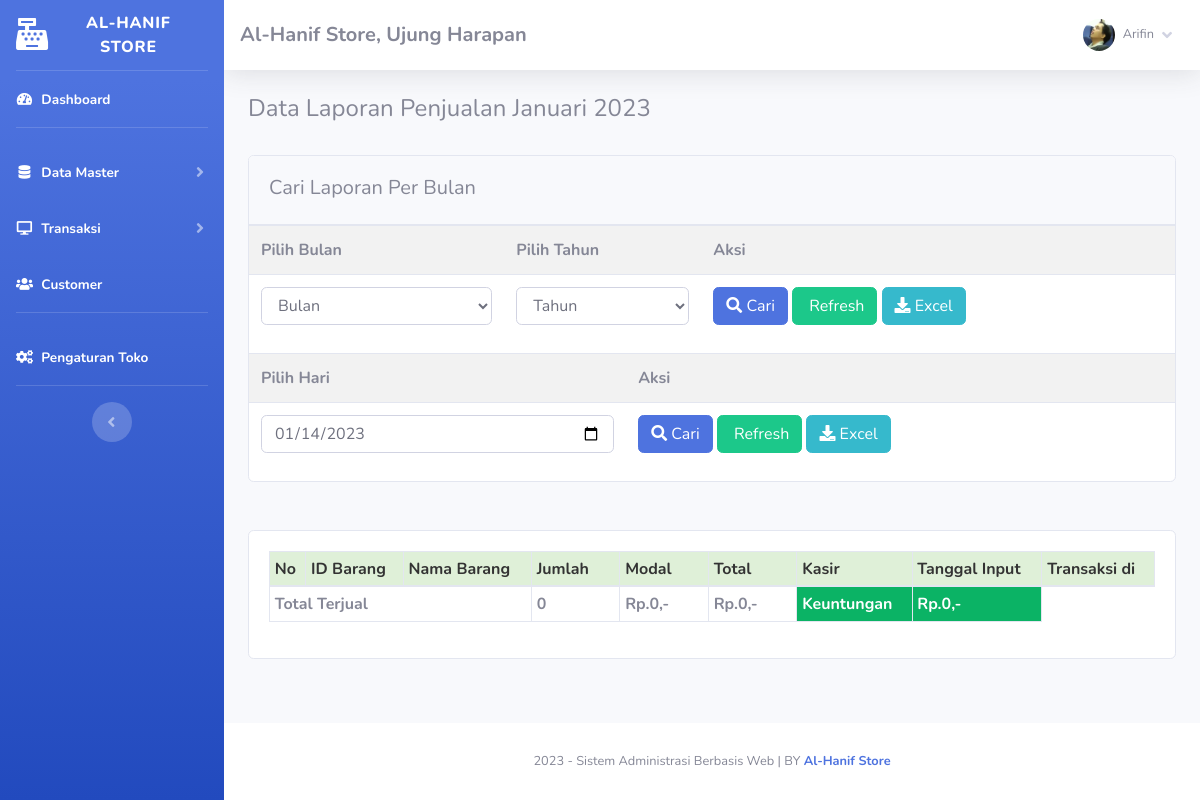
Page /index.php?page=laporan (signed in) on the earlier database version.
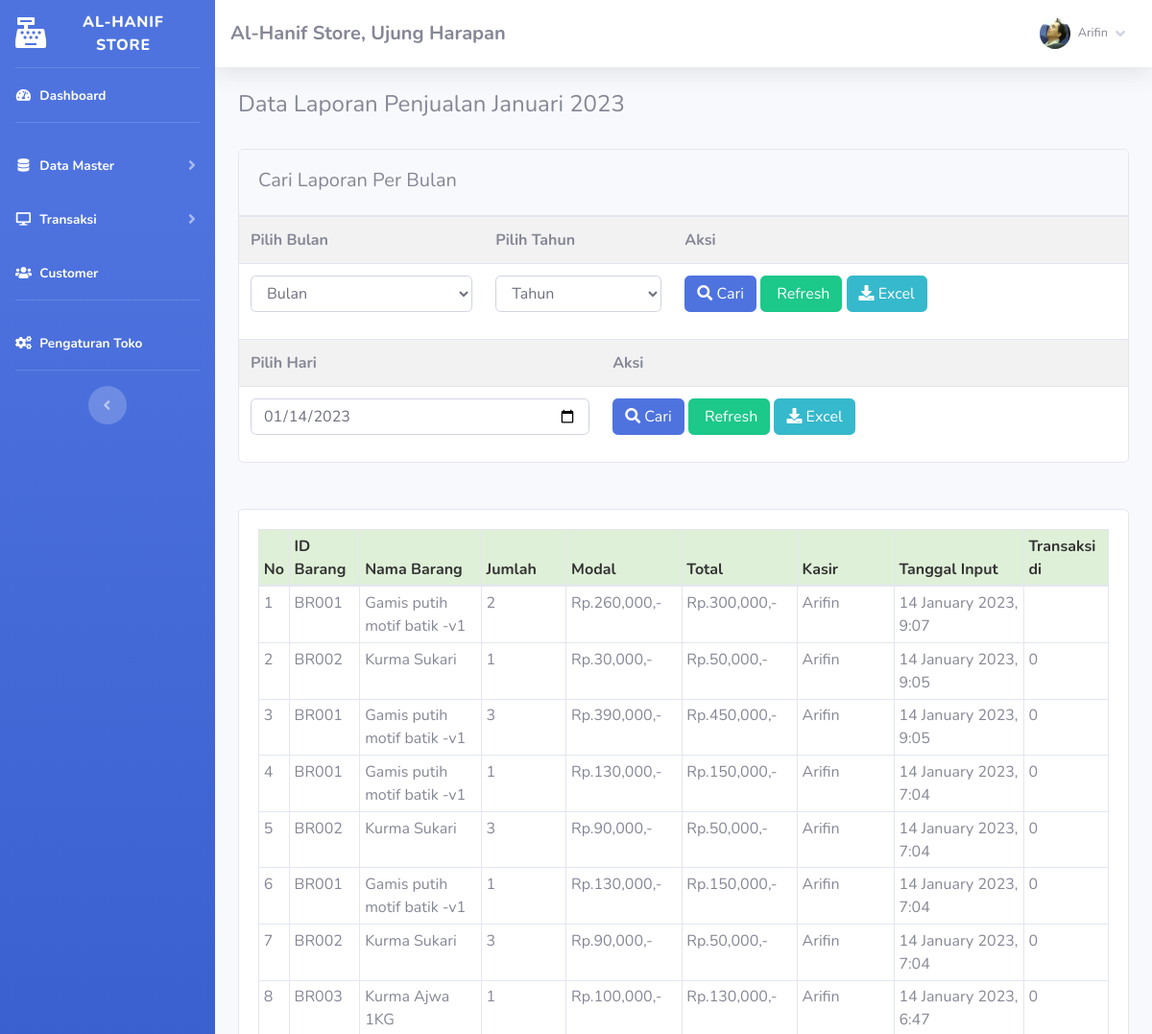
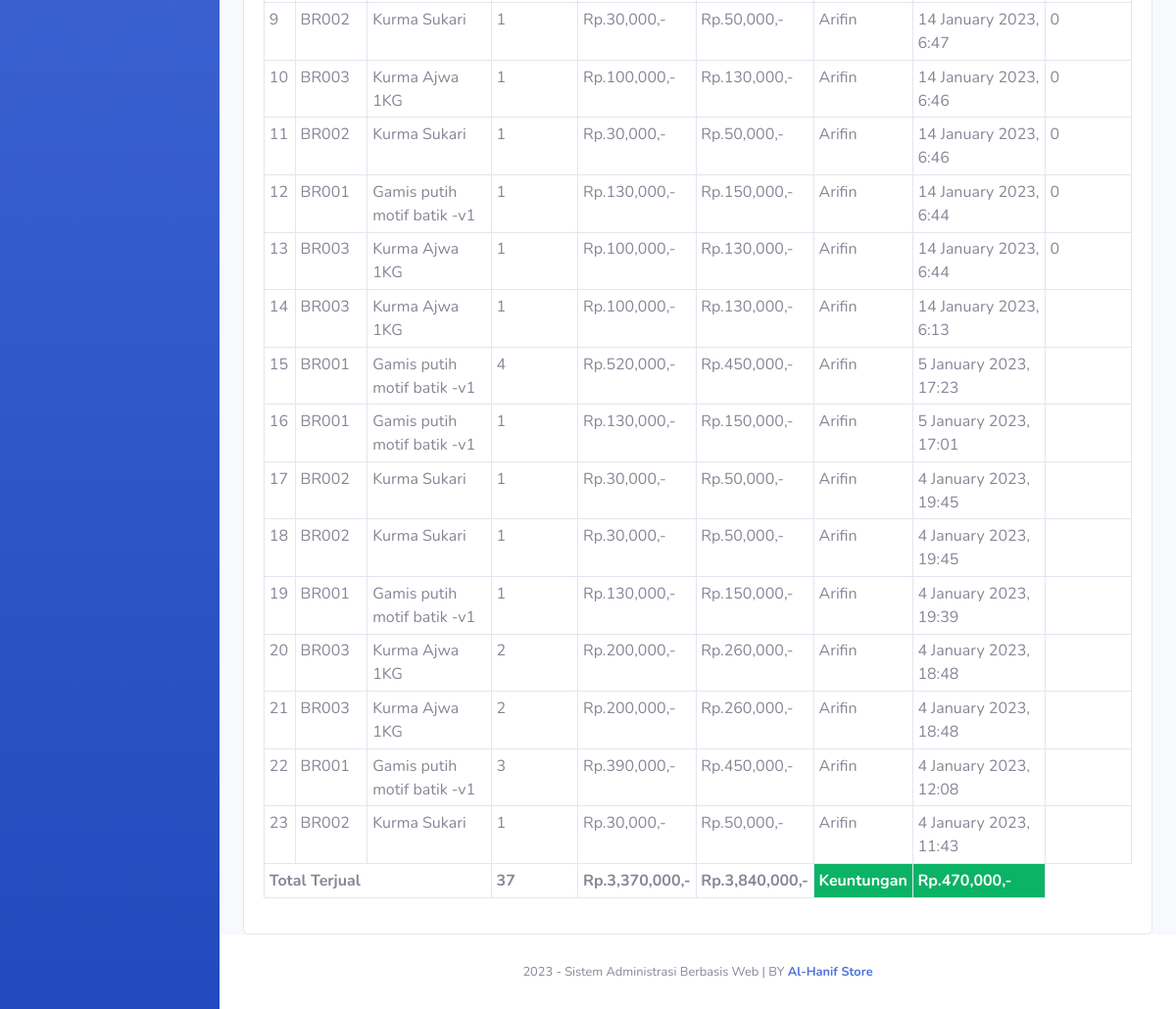
Same page on the later database version (2 pictures, top to bottom).
### tables this page shows
CREATE TABLE `nota` (
  `id_nota` int(11) NOT NULL,
  `id_barang` varchar(255) NOT NULL,
  `id_member` int(11) NOT NULL,
  `jumlah` varchar(255) NOT NULL,
  `total` varchar(255) NOT NULL,
  `tanggal_input` varchar(255) NOT NULL,
  `periode` varchar(255) DEFAULT NULL,
  `kategori_transaksi` int(11) DEFAULT NULL
);

CREATE TABLE `barang` (
  `id` int(11) NOT NULL,
  `id_barang` varchar(255) NOT NULL,
  `id_kategori` int(11) NOT NULL,
  `nama_barang` text NOT NULL,
  `merk` varchar(255) NOT NULL,
  `harga_beli` varchar(255) NOT NULL,
  `harga_jual` varchar(255) NOT NULL,
  `satuan_barang` varchar(255) NOT NULL,
  `stok` text NOT NULL,
  `tgl_input` varchar(255) NOT NULL,
  `tgl_update` varchar(255) DEFAULT NULL
);

CREATE TABLE `member` (
  `id_member` int(11) NOT NULL,
  `nm_member` varchar(255) NOT NULL,
  `alamat_member` text NOT NULL,
  `telepon` varchar(255) NOT NULL,
  `email` varchar(255) NOT NULL,
  `gambar` text NOT NULL,
  `NIK` text NOT NULL
);

### fungsi/view/view.php (called while the page is built, shortened)
<?php
class view
{
    protected $db;
    public function __construct($db)
    {
        $this->db = $db;
    }
    public function jual()
    {
        $sql ="SELECT nota.* , barang.id_barang, barang.nama_barang, barang.harga_beli, member.id_member,
                member.nm_member from nota
                left join barang on barang.id_barang=nota.id_barang
                left join member on member.id_member=nota.id_member
                where nota.periode = ?
                ORDER BY id_nota DESC";
        $row = $this-> db -> prepare($sql);
        $row -> execute(array(date('m-Y')));
        $hasil = $row -> fetchAll();
        return $hasil;
    }
}

### admin/module/laporan/index.php (the view, shortened to what the changed rows need)
 <?php
	$bulan_tes =array(
		'01'=>"Januari",
		'02'=>"Februari",
		'03'=>"Maret",
		'04'=>"April",
		'05'=>"Mei",
		'06'=>"Juni",
		'07'=>"Juli",
		'08'=>"Agustus",
		'09'=>"September",
		'10'=>"Oktober",
		'11'=>"November",
		'12'=>"Desember"
	);
?>
<div class="row">
	<div class="col-md-12">
		<h4>
			<?php if(!empty($_GET['cari'])){ ?>
			Data Laporan Penjualan <?= $bulan_tes[$_POST['bln']];?> <?= $_POST['thn'];?>
			<?php }elseif(!empty($_GET['hari'])){?>
			Data Laporan Penjualan <?= $_POST['hari'];?>
			<?php }else{?>
			Data Laporan Penjualan <?= $bulan_tes[date('m')];?> <?= date('Y');?>
			<?php }?>
		</h4>
		<br />
		<div class="card">
			<div class="card-header">
				<h5 class="card-title mt-2">Cari Laporan Per Bulan</h5>
			</div>
			<div class="card-body p-0">
				<form method="post" action="index.php?page=laporan&cari=ok">
					<table class="table table-striped">
						<tr>
							<th>
								Pilih Bulan
							</th>
							<th>
								Pilih Tahun
							</th>
							<th>
								Aksi
							</th>
						</tr>
						<tr>
							<td>
								<select name="bln" class="form-control">
									<option selected="selected">Bulan</option>
								</select>
							</td>
							<td>
							<?php
								echo "<select name='thn' class='form-control'>";
								echo '
								<option selected="selected">Tahun</option>';
								echo "</select>";
							?>
							</td>
							<td>
								<button class="btn btn-primary">
									<i class="fa fa-search"></i> Cari
								</button>
								<a href="index.php?page=laporan" class="btn btn-success">
									<i class="fa fa-refresh"></i> Refresh</a>
								<?php if(!empty($_GET['cari'])){?>
								<a href="excel.php?cari=yes&bln=<?=$_POST['bln'];?>&thn=<?=$_POST['thn'];?>"
									class="btn btn-info"><i class="fa fa-download"></i>
									Excel</a>
								<?php }else{?>
								<a href="excel.php" class="btn btn-info"><i class="fa fa-download"></i>
									Excel</a>
								<?php }?>
							</td>
						</tr>
					</table>
				</form>
				<form method="post" action="index.php?page=laporan&hari=cek">
					<table class="table table-striped">
						<tr>
							<th>
								Pilih Hari
							</th>
							<th>
								Aksi
							</th>
						</tr>
						<tr>
							<td>
								<input type="date" value="<?= date('Y-m-d');?>" class="form-control" name="hari">
							</td>
							<td>
								<button class="btn btn-primary">
									<i class="fa fa-search"></i> Cari
								</button>
								<a href="index.php?page=laporan" class="btn btn-success">
									<i class="fa fa-refresh"></i> Refresh</a>
								<?php if(!empty($_GET['hari'])){?>
								<a href="excel.php?hari=cek&tgl=<?= $_POST['hari'];?>" class="btn btn-info"><i
										class="fa fa-download"></i>
									Excel</a>
								<?php }else{?>
								<a href="excel.php" class="btn btn-info"><i class="fa fa-download"></i>
									Excel</a>
								<?php }?>
							</td>
						</tr>
					</table>
				</form>
			</div>
		</div>
         <br />
         <br />
		<div class="card">
			<div class="card-body">
				<div class="table-responsive">
					<table class="table table-bordered w-100 table-sm" id="example1">
						<thead>
							<tr style="background:#DFF0D8;color:#333;">
								<th> No</th>
								<th> ID Barang</th>
								<th> Nama Barang</th>
								<th style="width:10%;"> Jumlah</th>
								<th style="width:10%;"> Modal</th>
								<th style="width:10%;"> Total</th>
								<th> Kasir</th>
								<th> Tanggal Input</th>
								<th> Transaksi di</th>
							</tr>
						</thead>
						<tbody>
							<?php
								$no=1;
								if(!empty($_GET['cari'])){
									$periode = $_POST['bln'].'-'.$_POST['thn'];
									$no=1;
									$jumlah = 0;
									$bayar = 0;
									$hasil = $lihat -> periode_jual($periode);
								}elseif(!empty($_GET['hari'])){
									$hari = $_POST['hari'];
									$no=1;
									$jumlah = 0;
									$bayar = 0;
									$hasil = $lihat -> hari_jual($hari);
								}else{
									$hasil = $lihat -> jual();
								}
							?>
							<?php
								$bayar = 0;
								$jumlah = 0;
								$modal = 0;
								foreach($hasil as $isi){
									$bayar += $isi['total'];
									$modal += $isi['harga_beli']* $isi['jumlah'];
									$jumlah += $isi['jumlah'];
							?>
							<tr>
								<td><?php echo $no;?></td>
								<td><?php echo $isi['id_barang'];?></td>
								<td><?php echo $isi['nama_barang'];?></td>
								<td><?php echo $isi['jumlah'];?> </td>
								<td>Rp.<?php echo number_format($isi['harga_beli']* $isi['jumlah']);?>,-</td>
								<td>Rp.<?php echo number_format($isi['total']);?>,-</td>
								<td><?php echo $isi['nm_member'];?></td>
								<td><?php echo $isi['tanggal_input'];?></td>
								<td><?php echo $isi['kategori_transaksi'];?></td>
							</tr>
							<?php $no++; }?>
						</tbody>
						<tfoot>
							<tr>
								<th colspan="3">Total Terjual</td>
								<th><?php echo $jumlah;?></td>
								<th>Rp.<?php echo number_format($modal);?>,-</th>
								<th>Rp.<?php echo number_format($bayar);?>,-</th>
								<th style="background:#0bb365;color:#fff;">Keuntungan</th>
								<th style="background:#0bb365;color:#fff;">
									Rp.<?php echo number_format($bayar-$modal);?>,-</th>
							</tr>
						</tfoot>
					</table>
				</div>
			</div>
		</div>
     </div>
 </div>

Differences in the rows shown:
added nota: barang.id_barang "BR001", barang.nama_barang "Gamis putih motif batik -v1", jumlah "2", $isi['harga_beli']*$isi['jumlah'] "260,000", total "300,000", id_member.nm_member "Arifin", tanggal_input "14 January 2023, 9:07"
added nota: barang.id_barang "BR002", barang.nama_barang "Kurma Sukari", jumlah "1", $isi['harga_beli']*$isi['jumlah'] "30,000", total "50,000", id_member.nm_member "Arifin", tanggal_input "14 January 2023, 9:05", kategori_transaksi "0"
added nota: barang.id_barang "BR001", barang.nama_barang "Gamis putih motif batik -v1", jumlah "3", $isi['harga_beli']*$isi['jumlah'] "390,000", total "450,000", id_member.nm_member "Arifin", tanggal_input "14 January 2023, 9:05", kategori_transaksi "0"
added nota: barang.id_barang "BR001", barang.nama_barang "Gamis putih motif batik -v1", jumlah "1", $isi['harga_beli']*$isi['jumlah'] "130,000", total "150,000", id_member.nm_member "Arifin", tanggal_input "14 January 2023, 7:04", kategori_transaksi "0"
added nota: barang.id_barang "BR002", barang.nama_barang "Kurma Sukari", jumlah "3", $isi['harga_beli']*$isi['jumlah'] "90,000", total "50,000", id_member.nm_member "Arifin", tanggal_input "14 January 2023, 7:04", kategori_transaksi "0"
added nota: barang.id_barang "BR001", barang.nama_barang "Gamis putih motif batik -v1", jumlah "1", $isi['harga_beli']*$isi['jumlah'] "130,000", total "150,000", id_member.nm_member "Arifin", tanggal_input "14 January 2023, 7:04", kategori_transaksi "0"
added nota: barang.id_barang "BR002", barang.nama_barang "Kurma Sukari", jumlah "3", $isi['harga_beli']*$isi['jumlah'] "90,000", total "50,000", id_member.nm_member "Arifin", tanggal_input "14 January 2023, 7:04", kategori_transaksi "0"
added nota: barang.id_barang "BR003", barang.nama_barang "Kurma Ajwa 1KG", jumlah "1", $isi['harga_beli']*$isi['jumlah'] "100,000", total "130,000", id_member.nm_member "Arifin", tanggal_input "14 January 2023, 6:47", kategori_transaksi "0"
added nota: barang.id_barang "BR002", barang.nama_barang "Kurma Sukari", jumlah "1", $isi['harga_beli']*$isi['jumlah'] "30,000", total "50,000", id_member.nm_member "Arifin", tanggal_input "14 January 2023, 6:47", kategori_transaksi "0"
added nota: barang.id_barang "BR003", barang.nama_barang "Kurma Ajwa 1KG", jumlah "1", $isi['harga_beli']*$isi['jumlah'] "100,000", total "130,000", id_member.nm_member "Arifin", tanggal_input "14 January 2023, 6:46", kategori_transaksi "0"
added nota: barang.id_barang "BR002", barang.nama_barang "Kurma Sukari", jumlah "1", $isi['harga_beli']*$isi['jumlah'] "30,000", total "50,000", id_member.nm_member "Arifin", tanggal_input "14 January 2023, 6:46", kategori_transaksi "0"
added nota: barang.id_barang "BR001", barang.nama_barang "Gamis putih motif batik -v1", jumlah "1", $isi['harga_beli']*$isi['jumlah'] "130,000", total "150,000", id_member.nm_member "Arifin", tanggal_input "14 January 2023, 6:44", kategori_transaksi "0"
added nota: barang.id_barang "BR003", barang.nama_barang "Kurma Ajwa 1KG", jumlah "1", $isi['harga_beli']*$isi['jumlah'] "100,000", total "130,000", id_member.nm_member "Arifin", tanggal_input "14 January 2023, 6:44", kategori_transaksi "0"
added nota: barang.id_barang "BR003", barang.nama_barang "Kurma Ajwa 1KG", jumlah "1", $isi['harga_beli']*$isi['jumlah'] "100,000", total "130,000", id_member.nm_member "Arifin", tanggal_input "14 January 2023, 6:13"
added nota: barang.id_barang "BR001", barang.nama_barang "Gamis putih motif batik -v1", jumlah "4", $isi['harga_beli']*$isi['jumlah'] "520,000", total "450,000", id_member.nm_member "Arifin", tanggal_input "5 January 2023, 17:23"
added nota: barang.id_barang "BR001", barang.nama_barang "Gamis putih motif batik -v1", jumlah "1", $isi['harga_beli']*$isi['jumlah'] "130,000", total "150,000", id_member.nm_member "Arifin", tanggal_input "5 January 2023, 17:01"
added nota: barang.id_barang "BR002", barang.nama_barang "Kurma Sukari", jumlah "1", $isi['harga_beli']*$isi['jumlah'] "30,000", total "50,000", id_member.nm_member "Arifin", tanggal_input "4 January 2023, 19:45"
added nota: barang.id_barang "BR002", barang.nama_barang "Kurma Sukari", jumlah "1", $isi['harga_beli']*$isi['jumlah'] "30,000", total "50,000", id_member.nm_member "Arifin", tanggal_input "4 January 2023, 19:45"
added nota: barang.id_barang "BR001", barang.nama_barang "Gamis putih motif batik -v1", jumlah "1", $isi['harga_beli']*$isi['jumlah'] "130,000", total "150,000", id_member.nm_member "Arifin", tanggal_input "4 January 2023, 19:39"
added nota: barang.id_barang "BR003", barang.nama_barang "Kurma Ajwa 1KG", jumlah "2", $isi['harga_beli']*$isi['jumlah'] "200,000", total "260,000", id_member.nm_member "Arifin", tanggal_input "4 January 2023, 18:48"
added nota: barang.id_barang "BR003", barang.nama_barang "Kurma Ajwa 1KG", jumlah "2", $isi['harga_beli']*$isi['jumlah'] "200,000", total "260,000", id_member.nm_member "Arifin", tanggal_input "4 January 2023, 18:48"
added nota: barang.id_barang "BR001", barang.nama_barang "Gamis putih motif batik -v1", jumlah "3", $isi['harga_beli']*$isi['jumlah'] "390,000", total "450,000", id_member.nm_member "Arifin", tanggal_input "4 January 2023, 12:08"
added nota: barang.id_barang "BR002", barang.nama_barang "Kurma Sukari", jumlah "1", $isi['harga_beli']*$isi['jumlah'] "30,000", total "50,000", id_member.nm_member "Arifin", tanggal_input "4 January 2023, 11:43"
Other differences:
$jumlah: "0" → "37"
$modal: "0" → "3,370,000"
$bayar: "0" → "3,840,000"
$bayar-$modal: "0" → "470,000"
